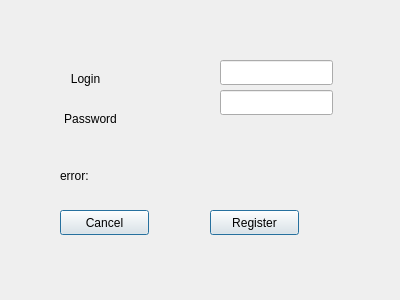
<?xml version="1.0" encoding="UTF-8"?>
<ui version="4.0">
 <class>registerWindow</class>
 <widget class="QWidget" name="registerWindow">
  <property name="geometry">
   <rect>
    <x>0</x>
    <y>0</y>
    <width>400</width>
    <height>300</height>
   </rect>
  </property>
  <property name="windowTitle">
   <string>Register</string>
  </property>
  <widget class="QLabel" name="loginLabel">
   <property name="geometry">
    <rect>
     <x>0</x>
     <y>70</y>
     <width>171</width>
     <height>17</height>
    </rect>
   </property>
   <property name="text">
    <string>Login</string>
   </property>
   <property name="textFormat">
    <enum>Qt::AutoText</enum>
   </property>
   <property name="alignment">
    <set>Qt::AlignCenter</set>
   </property>
   <property name="textInteractionFlags">
    <set>Qt::NoTextInteraction</set>
   </property>
  </widget>
  <widget class="QLineEdit" name="loginField">
   <property name="geometry">
    <rect>
     <x>220</x>
     <y>60</y>
     <width>113</width>
     <height>25</height>
    </rect>
   </property>
  </widget>
  <widget class="QLabel" name="passwordLabel">
   <property name="geometry">
    <rect>
     <x>20</x>
     <y>110</y>
     <width>141</width>
     <height>17</height>
    </rect>
   </property>
   <property name="text">
    <string>Password</string>
   </property>
   <property name="alignment">
    <set>Qt::AlignCenter</set>
   </property>
   <property name="textInteractionFlags">
    <set>Qt::NoTextInteraction</set>
   </property>
  </widget>
  <widget class="QLineEdit" name="passwordField">
   <property name="geometry">
    <rect>
     <x>220</x>
     <y>90</y>
     <width>113</width>
     <height>25</height>
    </rect>
   </property>
   <property name="echoMode">
    <enum>QLineEdit::Password</enum>
   </property>
  </widget>
  <widget class="QPushButton" name="registerButton">
   <property name="geometry">
    <rect>
     <x>210</x>
     <y>210</y>
     <width>89</width>
     <height>25</height>
    </rect>
   </property>
   <property name="text">
    <string>Register</string>
   </property>
   <property name="autoDefault">
    <bool>false</bool>
   </property>
   <property name="default">
    <bool>true</bool>
   </property>
   <property name="flat">
    <bool>false</bool>
   </property>
  </widget>
  <widget class="QPushButton" name="cancelButton">
   <property name="geometry">
    <rect>
     <x>60</x>
     <y>210</y>
     <width>89</width>
     <height>25</height>
    </rect>
   </property>
   <property name="text">
    <string>Cancel</string>
   </property>
   <property name="default">
    <bool>true</bool>
   </property>
  </widget>
  <widget class="QLabel" name="errorLabel">
   <property name="geometry">
    <rect>
     <x>60</x>
     <y>150</y>
     <width>261</width>
     <height>51</height>
    </rect>
   </property>
   <property name="text">
    <string>error:</string>
   </property>
   <property name="textInteractionFlags">
    <set>Qt::NoTextInteraction</set>
   </property>
  </widget>
 </widget>
 <resources/>
 <connections/>
</ui>
